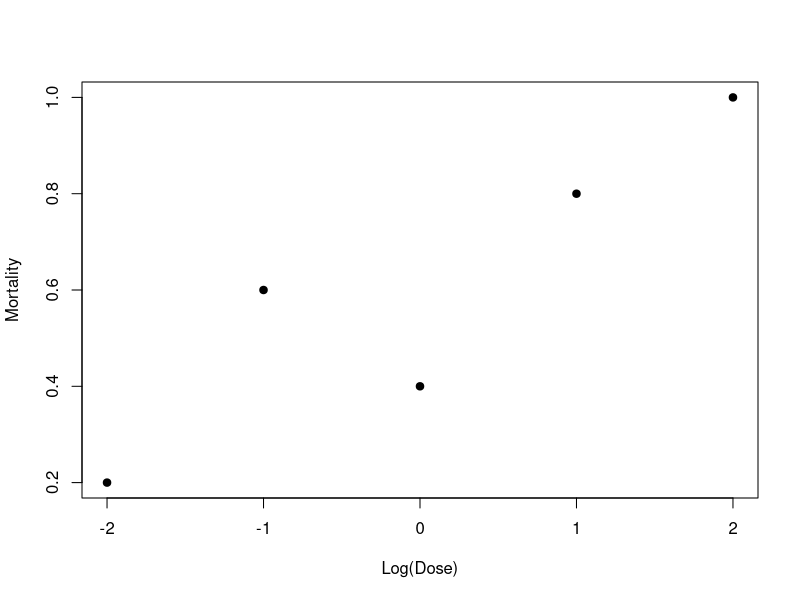
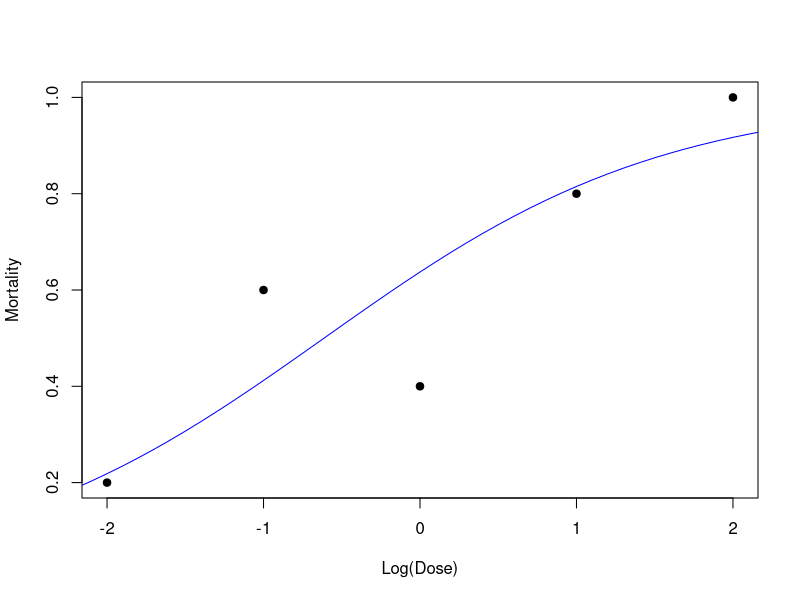

These figures' R source, in order:
# Run a logistic regression using glm in R

# Set up the fly data
Dead<-c(1,3,2,4,5)
Alive<-c(4,2,3,1,0)
DeadAlive<-cbind(Dead,Alive)
DeadAlive

# Dose values
dose<-c(0.01,0.1,1,10,100)
#because the dose values are separated by factor of 10

# Make data frame including log transformed predictor variables
ldose<-log10(dose)
ldose

flydata<-data.frame(Dead,Alive,ldose)

# Plot the data
plot(ldose,Dead/(Alive+Dead), xlab="Log(Dose)",ylab="Mortality", pch = 19)

# Do a logistic regression
logregr<-glm(DeadAlive~ldose,family=binomial)
summary(logregr)
# Couple of ways to specify 

# Predict the mean for each dose on the response scale
# Type= "response" is essential here, otherwise the results make no sense
probs = predict(logregr, type = "response")

# Add to plot
newdoses = data.frame(ldose = seq(-4,4,0.1))
probs2 = predict(logregr, type = "response", newdata = newdoses)
plot(ldose,Dead/(Alive+Dead), xlab="Log(Dose)",ylab="Mortality", pch = 19)
lines(newdoses$ldose, probs2 ,col="blue")
# Notice how the line looks like what we see in the lecture? This is how it should look like! Do not forget to back transform
# Logistic regression line. If we want to kill 80% of the flies, look at the y and x axis.
